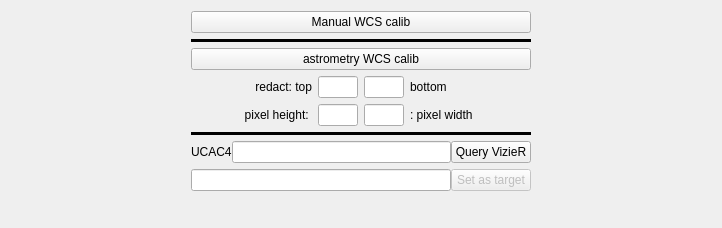
               <widget class="QWidget" name="tab_24">
                <attribute name="title">
                 <string>WCS</string>
                </attribute>
                <layout class="QGridLayout" name="gridLayout_24">
                 <item row="0" column="0">
                  <spacer name="horizontalSpacer_82">
                   <property name="orientation">
                    <enum>Qt::Horizontal</enum>
                   </property>
                   <property name="sizeHint" stdset="0">
                    <size>
                     <width>180</width>
                     <height>20</height>
                    </size>
                   </property>
                  </spacer>
                 </item>
                 <item row="0" column="1">
                  <layout class="QVBoxLayout" name="verticalLayout_55">
                   <item>
                    <widget class="QPushButton" name="manualWcsButton">
                     <property name="enabled">
                      <bool>true</bool>
                     </property>
                     <property name="sizePolicy">
                      <sizepolicy hsizetype="MinimumExpanding" vsizetype="Fixed">
                       <horstretch>0</horstretch>
                       <verstretch>0</verstretch>
                      </sizepolicy>
                     </property>
                     <property name="minimumSize">
                      <size>
                       <width>0</width>
                       <height>0</height>
                      </size>
                     </property>
                     <property name="maximumSize">
                      <size>
                       <width>16777215</width>
                       <height>16777215</height>
                      </size>
                     </property>
                     <property name="toolTip">
                      <string>&lt;html&gt;&lt;head/&gt;&lt;body&gt;&lt;p&gt;This button starts a 'manual' WCS calibration (user guided reference star designation).&lt;/p&gt;&lt;p&gt;&lt;span style=&quot; font-weight:600; color:#fc0107;&quot;&gt;Manual WCS calibration&lt;/span&gt; utilizes two stars with known icrs coordinates together with their xy position in the image to compute a mapping from icrs coordinates to pixel coordinates.&lt;/p&gt;&lt;p&gt;When this button is pressed, all previous manual WCS calibration data is erased (you have to confirm this action). Then the work flow expected is:&lt;/p&gt;&lt;p&gt;1) Use the VizieR query to get the icrs coordinates of the first reference star. (So do your star chart with UCAC4 annotations).&lt;/p&gt;&lt;p&gt;2) Put an aperture on that star.&lt;/p&gt;&lt;p&gt;3) Adjust (if necessary) the aperture so that the centering is satisfactory.&lt;/p&gt;&lt;p&gt;4) Right click on the aperture and click on &lt;span style=&quot; font-weight:600; color:#fc0107;&quot;&gt;Set RA Dec (from VizieR query results)&lt;/span&gt;&lt;/p&gt;&lt;p&gt;&lt;span style=&quot; color:#000000;&quot;&gt;5) Repeat steps 1...4 for the second reference star.&lt;/span&gt;&lt;/p&gt;&lt;p&gt;&lt;span style=&quot; color:#000000;&quot;&gt;6) If you have already defined the target coordinates, an aperture will immediately appear at the proper image location, otherwise ...&lt;/span&gt;&lt;/p&gt;&lt;p&gt;&lt;span style=&quot; color:#000000;&quot;&gt;7) ... use the VizieR query to get the target coordinates and then click the &lt;/span&gt;&lt;span style=&quot; font-weight:600; color:#fc0107;&quot;&gt;Set as target&lt;/span&gt;&lt;span style=&quot; color:#000000;&quot;&gt; button. The target aperture will then appear.&lt;/span&gt;&lt;/p&gt;&lt;p&gt;&lt;br/&gt;&lt;/p&gt;&lt;/body&gt;&lt;/html&gt;</string>
                     </property>
                     <property name="text">
                      <string>Manual WCS calib</string>
                     </property>
                    </widget>
                   </item>
                   <item>
                    <widget class="Line" name="line_20">
                     <property name="frameShadow">
                      <enum>QFrame::Plain</enum>
                     </property>
                     <property name="lineWidth">
                      <number>5</number>
                     </property>
                     <property name="midLineWidth">
                      <number>5</number>
                     </property>
                     <property name="orientation">
                      <enum>Qt::Horizontal</enum>
                     </property>
                    </widget>
                   </item>
                   <item>
                    <widget class="QPushButton" name="frameToFitsButton">
                     <property name="enabled">
                      <bool>true</bool>
                     </property>
                     <property name="sizePolicy">
                      <sizepolicy hsizetype="MinimumExpanding" vsizetype="Fixed">
                       <horstretch>0</horstretch>
                       <verstretch>0</verstretch>
                      </sizepolicy>
                     </property>
                     <property name="minimumSize">
                      <size>
                       <width>150</width>
                       <height>0</height>
                      </size>
                     </property>
                     <property name="maximumSize">
                      <size>
                       <width>1677215</width>
                       <height>16777215</height>
                      </size>
                     </property>
                     <property name="toolTip">
                      <string>&lt;html&gt;&lt;head/&gt;&lt;body&gt;&lt;p&gt;This button is used to get a WCS calibration for the current image by utilizing the on-line service nova.astrometry.net&lt;/p&gt;&lt;p&gt;If this service fails (see discussion below) then you could try the&lt;span style=&quot; font-weight:600; color:#fc0107;&quot;&gt; Manual WCS calibration&lt;/span&gt; button. It prompts you to put an aperture around two known stars in your image by using a star chart (preferably with UCAC4 star designations). If those stars are sufficiently far apart, we can use the icrs coordinates in conjuction with the xy position of the aperture to 'calibrate' that image.&lt;/p&gt;&lt;p&gt;nova.astrometry.net is designed to do 'blind' identification and WCS calibration on star field images. But it will not be able to identify images that have a too narrow field of view. If your field of view is under 15 arcmin, it is not likely to be able to calibrate that image and it will spend a long time (many minutes) trying. If an image is going to be successfully identified, it will take only a few seconds of cpu time after getting a job assigned (which takes one to two minutes).&lt;/p&gt;&lt;p&gt;Note: another possible reason for a 'failure' is that the camera pixels used for the video were not square and the proper pixel width and height values were not specified properly.&lt;/p&gt;&lt;p&gt;Clicking this button reads the current frame and redacts the timestamp area by replacing all bytes in the timestamp zone with the Robust background (constant value).&lt;/p&gt;&lt;p&gt;The number of lines to be redacted are controlled by the &lt;span style=&quot; font-weight:600; color:#fc0107;&quot;&gt;redact lines&lt;/span&gt; edit box.&lt;/p&gt;&lt;p&gt;This redacted image is written as a file suitable for submission to nova.astrometry.net together with a user entered target star position (RA and Dec at J2000). The image will have been resized based on the pixel width and height information for non-square pixels in the source camera.&lt;/p&gt;&lt;p&gt;The entries for the star position values are entered into a star position dialog that will appear if no star position has yet been defined.&lt;/p&gt;&lt;p&gt;That same dialog form provides for the entry of the user's nova.astrometry.net api key. This value will be 'sticky' (preserved across runs of PyMovie) and is required for submitting images for WCS calibration. It's easy (and free) to obtain. Simply go to nova.astrometry.net and sign in by clicking on your choice of credential supplier, no need to create a username/password combination. After signing in, click on My Profile and your api key will be displayed there.&lt;/p&gt;&lt;/body&gt;&lt;/html&gt;</string>
                     </property>
                     <property name="text">
                      <string>astrometry WCS calib</string>
                     </property>
                    </widget>
                   </item>
                   <item>
                    <layout class="QHBoxLayout" name="horizontalLayout_81">
                     <property name="spacing">
                      <number>-1</number>
                     </property>
                     <item>
                      <widget class="QLabel" name="wcsRedactTopLinesLabel">
                       <property name="toolTip">
                        <string>&lt;html&gt;&lt;head/&gt;&lt;body&gt;&lt;p&gt;This entry is used to specify how many lines from the image top to remove to get rid of timestamp information when preparing a frame for submission to nova.astrometry.net for WCS calibration.&lt;/p&gt;&lt;p&gt;If there is a timestamp overlay, its presence may make the WCS location and calibration harder (take longer) for nova.astrometry.net. So, before submitting an image to nova.astrometry.net, we like to 'redact' the timestamp data by replacing those lines with the average background (sampled from the center of the image). The value in this box controls how many lines from the top get this treatment.&lt;/p&gt;&lt;/body&gt;&lt;/html&gt;</string>
                       </property>
                       <property name="text">
                        <string>     redact: top</string>
                       </property>
                       <property name="alignment">
                        <set>Qt::AlignRight|Qt::AlignTrailing|Qt::AlignVCenter</set>
                       </property>
                      </widget>
                     </item>
                     <item>
                      <widget class="QLineEdit" name="wcsRedactLinesTopEdit">
                       <property name="minimumSize">
                        <size>
                         <width>40</width>
                         <height>0</height>
                        </size>
                       </property>
                       <property name="maximumSize">
                        <size>
                         <width>40</width>
                         <height>16777215</height>
                        </size>
                       </property>
                      </widget>
                     </item>
                     <item>
                      <widget class="QLineEdit" name="wcsRedactLinesBottomEdit">
                       <property name="minimumSize">
                        <size>
                         <width>40</width>
                         <height>0</height>
                        </size>
                       </property>
                       <property name="maximumSize">
                        <size>
                         <width>40</width>
                         <height>16777215</height>
                        </size>
                       </property>
                      </widget>
                     </item>
                     <item>
                      <widget class="QLabel" name="wcsRedactBottomLinesLabel">
                       <property name="toolTip">
                        <string>&lt;html&gt;&lt;head/&gt;&lt;body&gt;&lt;p&gt;This entry is used to specify how many lines from the image bottom to remove to get rid of timestamp information when preparing a frame for submission to nova.astrometry.net for WCS calibration.&lt;/p&gt;&lt;p&gt;If there is a timestamp overlay, its presence may make the WCS location and calibration harder (take longer) for nova.astrometry.net. So, before submitting an image to nova.astrometry.net, we like to 'redact' the timestamp data by replacingthose lines with the average background (sampled from the center of the image). The value in this box controls how many lines from the bottom get this treatment.&lt;/p&gt;&lt;/body&gt;&lt;/html&gt;</string>
                       </property>
                       <property name="text">
                        <string>bottom</string>
                       </property>
                      </widget>
                     </item>
                    </layout>
                   </item>
                   <item>
                    <layout class="QHBoxLayout" name="horizontalLayout_82">
                     <property name="spacing">
                      <number>-1</number>
                     </property>
                     <item>
                      <widget class="QLabel" name="pixelHeightLabel">
                       <property name="sizePolicy">
                        <sizepolicy hsizetype="Minimum" vsizetype="Preferred">
                         <horstretch>0</horstretch>
                         <verstretch>0</verstretch>
                        </sizepolicy>
                       </property>
                       <property name="minimumSize">
                        <size>
                         <width>90</width>
                         <height>0</height>
                        </size>
                       </property>
                       <property name="maximumSize">
                        <size>
                         <width>16777215</width>
                         <height>16777215</height>
                        </size>
                       </property>
                       <property name="toolTip">
                        <string>&lt;html&gt;&lt;head/&gt;&lt;body&gt;&lt;p&gt;If the camera used for the video does not have square pixels, the image sent to nova.astrometry.net for WCS calibration will need to have the image resized to compensate for the rectangular shape of the camera pixels. This is required so that the plate scale (arcseconds/pixel) will be the same in the x direction as the y direction.&lt;/p&gt;&lt;p&gt;This correction is needed for manual WCS calibration as well, but is accomplished in a different manner: a rescaling of x and y dimensions during the calculations rather than an image resize.&lt;/p&gt;&lt;p&gt;If you know that the camera pixels are square, enter the same number for pixel height and pixel width. The units don't matter. The number used doesn't matter. All that matters is that pixelWidth / pixelHeight = 1.000 (i.e., pixel aspect ratio = 1.000).&lt;/p&gt;&lt;p&gt;If the camera pixels are not square, but instead are rectangular, enter the correct width and height of the pixels in these edit boxes. The units used do not matter. All that matters is the ratio of these two numbers.&lt;/p&gt;&lt;p&gt;Example: for a Watec 910 camera, enter 9.8 as pixelHeight and 8.4 as pixelWidth. (The units are actually microns, but that does not matter.)&lt;/p&gt;&lt;p&gt;The RunCam Night Eagle Pro II camera has square pixels (6x6 microns). You can enter a 6 in both edit boxes for this camera.&lt;/p&gt;&lt;/body&gt;&lt;/html&gt;</string>
                       </property>
                       <property name="layoutDirection">
                        <enum>Qt::RightToLeft</enum>
                       </property>
                       <property name="text">
                        <string> pixel height: </string>
                       </property>
                       <property name="alignment">
                        <set>Qt::AlignRight|Qt::AlignTrailing|Qt::AlignVCenter</set>
                       </property>
                      </widget>
                     </item>
                     <item>
                      <widget class="QLineEdit" name="pixelHeightEdit">
                       <property name="minimumSize">
                        <size>
                         <width>40</width>
                         <height>0</height>
                        </size>
                       </property>
                       <property name="maximumSize">
                        <size>
                         <width>40</width>
                         <height>16777215</height>
                        </size>
                       </property>
                      </widget>
                     </item>
                     <item>
                      <widget class="QLineEdit" name="pixelWidthEdit">
                       <property name="minimumSize">
                        <size>
                         <width>40</width>
                         <height>0</height>
                        </size>
                       </property>
                       <property name="maximumSize">
                        <size>
                         <width>40</width>
                         <height>16777215</height>
                        </size>
                       </property>
                      </widget>
                     </item>
                     <item>
                      <widget class="QLabel" name="pixelWidthLabel">
                       <property name="minimumSize">
                        <size>
                         <width>90</width>
                         <height>0</height>
                        </size>
                       </property>
                       <property name="maximumSize">
                        <size>
                         <width>16777215</width>
                         <height>16777215</height>
                        </size>
                       </property>
                       <property name="toolTip">
                        <string>&lt;html&gt;&lt;head/&gt;&lt;body&gt;&lt;p&gt;If the camera used for the video does not have square pixels, the image sent to nova.astrometry.net for WCS calibration will need to have the image resized to compensate for the rectangular shape of the camera pixels. This is required so that the plate scale (arcseconds/pixel) will be the same in the x direction as the y direction.&lt;/p&gt;&lt;p&gt;This correction is needed for manual WCS calibration as well, but is accomplished in a different manner: a rescaling of x and y dimensions during the calculations rather than an image resize.&lt;/p&gt;&lt;p&gt;If you know that the camera pixels are square, enter the same number for pixel height and pixel width. The units don't matter. The number used doesn't matter. All that matters is that pixelWidth / pixelHeight = 1.000 (i.e., pixel aspect ratio = 1.000).&lt;/p&gt;&lt;p&gt;If the camera pixels are not square, but instead are rectangular, enter the correct width and height of the pixels in these edit boxes. The units used do not matter. All that matters is the ratio of these two numbers.&lt;/p&gt;&lt;p&gt;Example: for a Watec 910 camera, enter 9.8 as pixelHeight and 8.4 as pixelWidth. (The units are actually microns, but that does not matter.)&lt;/p&gt;&lt;p&gt;The RunCam Night Eagle Pro II camera has square pixels (6x6 microns). You can enter a 6 in both edit boxes for this camera.&lt;/p&gt;&lt;/body&gt;&lt;/html&gt;</string>
                       </property>
                       <property name="text">
                        <string>: pixel width</string>
                       </property>
                      </widget>
                     </item>
                    </layout>
                   </item>
                   <item>
                    <widget class="Line" name="line_21">
                     <property name="frameShadow">
                      <enum>QFrame::Plain</enum>
                     </property>
                     <property name="lineWidth">
                      <number>5</number>
                     </property>
                     <property name="midLineWidth">
                      <number>5</number>
                     </property>
                     <property name="orientation">
                      <enum>Qt::Horizontal</enum>
                     </property>
                    </widget>
                   </item>
                   <item>
                    <layout class="QHBoxLayout" name="horizontalLayout_83">
                     <property name="spacing">
                      <number>0</number>
                     </property>
                     <item>
                      <widget class="QLabel" name="ucac4Label">
                       <property name="sizePolicy">
                        <sizepolicy hsizetype="Minimum" vsizetype="Preferred">
                         <horstretch>0</horstretch>
                         <verstretch>0</verstretch>
                        </sizepolicy>
                       </property>
                       <property name="toolTip">
                        <string>&lt;html&gt;&lt;head/&gt;&lt;body&gt;&lt;p&gt;The entry here must be of the form XXX-XXXXXX otherwise you will get a 'star not found' message instead of the coordinates you were seeking.&lt;/p&gt;&lt;/body&gt;&lt;/html&gt;</string>
                       </property>
                       <property name="text">
                        <string>UCAC4</string>
                       </property>
                      </widget>
                     </item>
                     <item>
                      <widget class="QLineEdit" name="starIdEdit">
                       <property name="toolTip">
                        <string>&lt;html&gt;&lt;head/&gt;&lt;body&gt;&lt;p&gt;The entry here &lt;span style=&quot; text-decoration: underline;&quot;&gt;must&lt;/span&gt; be of the form XXX-XXXXXX otherwise you will get a 'star not found' message instead of the coordinates you were seeking.&lt;/p&gt;&lt;/body&gt;&lt;/html&gt;</string>
                       </property>
                      </widget>
                     </item>
                     <item>
                      <widget class="QPushButton" name="queryVizierButton">
                       <property name="toolTip">
                        <string>&lt;html&gt;&lt;head/&gt;&lt;body&gt;&lt;p&gt;This button triggers a query to Vizier for the J2000 coordinates of a UCAC4 star. The coordinates found are displayed in the edit box below in hms dms format.&lt;/p&gt;&lt;p&gt;The UCAC4 caltalog is used (VizieR catalog I/322A)&lt;/p&gt;&lt;/body&gt;&lt;/html&gt;</string>
                       </property>
                       <property name="text">
                        <string>Query VizieR</string>
                       </property>
                      </widget>
                     </item>
                    </layout>
                   </item>
                   <item>
                    <layout class="QHBoxLayout" name="horizontalLayout_84">
                     <property name="spacing">
                      <number>0</number>
                     </property>
                     <item>
                      <widget class="QLineEdit" name="coordinatesEdit">
                       <property name="sizePolicy">
                        <sizepolicy hsizetype="Expanding" vsizetype="Fixed">
                         <horstretch>0</horstretch>
                         <verstretch>0</verstretch>
                        </sizepolicy>
                       </property>
                       <property name="minimumSize">
                        <size>
                         <width>260</width>
                         <height>0</height>
                        </size>
                       </property>
                      </widget>
                     </item>
                     <item>
                      <widget class="QPushButton" name="saveTargetLocButton">
                       <property name="enabled">
                        <bool>false</bool>
                       </property>
                       <property name="toolTip">
                        <string>&lt;html&gt;&lt;head/&gt;&lt;body&gt;&lt;p&gt;If you are working in a FITS folder or an AVI-WCS folder, clicking this button causes the location in the edit box to the left to be written to the file &lt;span style=&quot; font-weight:600; color:#fc0107;&quot;&gt;target-location.txt &lt;/span&gt;in that folder.  This is how one sets the coordinates of star-to-be-occulted --- the 'target'.&lt;/p&gt;&lt;/body&gt;&lt;/html&gt;</string>
                       </property>
                       <property name="text">
                        <string>Set as target</string>
                       </property>
                      </widget>
                     </item>
                    </layout>
                   </item>
                  </layout>
                 </item>
                 <item row="0" column="2">
                  <spacer name="horizontalSpacer_83">
                   <property name="orientation">
                    <enum>Qt::Horizontal</enum>
                   </property>
                   <property name="sizeHint" stdset="0">
                    <size>
                     <width>180</width>
                     <height>20</height>
                    </size>
                   </property>
                  </spacer>
                 </item>
                 <item row="1" column="1">
                  <spacer name="verticalSpacer_22">
                   <property name="orientation">
                    <enum>Qt::Vertical</enum>
                   </property>
                   <property name="sizeHint" stdset="0">
                    <size>
                     <width>20</width>
                     <height>26</height>
                    </size>
                   </property>
                  </spacer>
                 </item>
                </layout>
               </widget>
